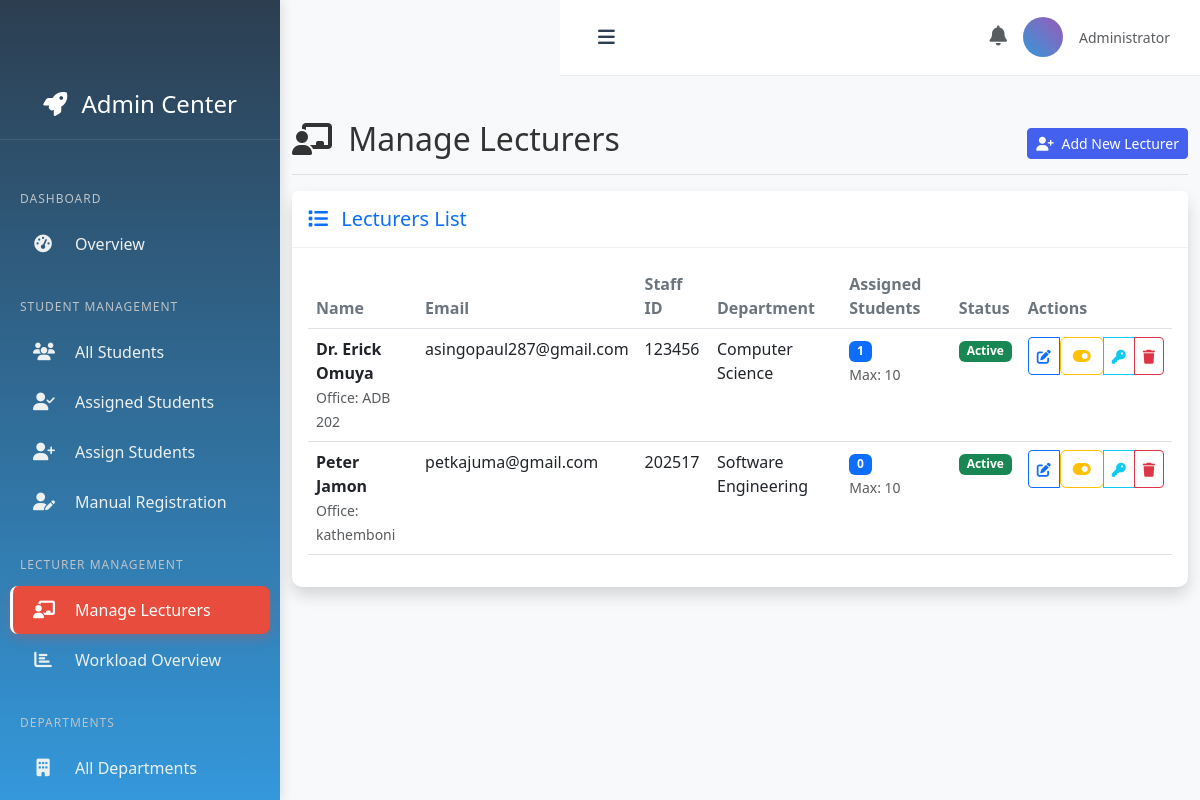
Screenshot of /attachments/admin/lecturers/ (signed in) with the database file from the repository.
### attachments/models.py (models this page shows, shortened)
class Lecturer(models.Model):
    user = models.OneToOneField(User, on_delete=models.CASCADE, related_name='attachment_lecturer')
    staff_id = models.CharField(max_length=20, unique=True)
    department = models.ForeignKey(Department, on_delete=models.CASCADE, related_name='attachment_lecturers')
    phone_number = models.CharField(max_length=15, blank=True)
    office_location = models.CharField(max_length=100, blank=True)
    is_active = models.BooleanField(default=True)
    max_students = models.IntegerField(default=10)
    created_at = models.DateTimeField(auto_now_add=True)
    updated_at = models.DateTimeField(auto_now=True)

class Department(models.Model):
    name = models.CharField(max_length=200)
    code = models.CharField(max_length=10, unique=True, blank=True, null=True)
    description = models.TextField(blank=True)
    university = models.CharField(max_length=200, default="Machakos University")
    created_at = models.DateTimeField(auto_now_add=True)

### accounts/models.py (models this page shows, shortened)
class CustomUser(AbstractUser):
    username = None  # Remove default username
    USER_TYPE_CHOICES = (
        (1, "Student"),
        (2, "Supervisor"),
        (3, "Lecturer"),
        (4, "Admin"),
    )
    user_type = models.PositiveSmallIntegerField(choices=USER_TYPE_CHOICES, default=1)
    email = models.EmailField(unique=True)
    student_id = models.CharField(max_length=20, unique=True, blank=True, null=True)
    year_of_study = models.PositiveSmallIntegerField(blank=True, null=True)
    university = models.CharField(max_length=200, blank=True, null=True)
    organization = models.CharField(max_length=200, blank=True, null=True)
    position = models.CharField(max_length=100, blank=True, null=True)
    supervisor_department = models.CharField(max_length=100, blank=True, null=True)
    department = models.ForeignKey('attachments.Department', on_delete=models.SET_NULL, null=True, blank=True)
    course = models.ForeignKey('attachments.Course', on_delete=models.SET_NULL, null=True, blank=True)
    profile_picture = models.ImageField(
        upload_to='profile_pictures/',
        null=True,
        blank=True,
        verbose_name='Profile Picture'
    )
    phone_number = models.CharField(
        max_length=20,
        blank=True,
        null=True,
        verbose_name='Phone Number'
    )
    dark_theme_enabled = models.BooleanField(
        default=False,
        verbose_name='Dark Theme Enabled'
    )
    notification_preferences = models.JSONField(
        default=dict,
        blank=True,
        verbose_name='Notification Preferences'
    )
    USERNAME_FIELD = 'email'
    REQUIRED_FIELDS = []  # Remove 'username' from required fields
    objects = CustomUserManager()
    def get_user_type_display(self):
        return dict(self.USER_TYPE_CHOICES).get(self.user_type, "Unknown")

### attachments/views.py (the view, shortened to what this page needs)
# urls.py: path('admin/lecturers/', views.manage_lecturers, name='manage_lecturers'),
@login_required
@user_passes_test(is_admin)
def manage_lecturers(request):
    departments = Department.objects.all()
    lecturers = Lecturer.objects.select_related('user', 'department').prefetch_related('assigned_students').all()
    context = {
        'departments': departments,
        'lecturers': lecturers,
    }
    return render(request, 'attachments/manage_lecturers.html', context)

### accounts/context_processors.py (called while the page is built)
def user_type(request):
    return {
        'user_type': request.user.user_type if request.user.is_authenticated else None,
        'user_type_display': request.user.get_user_type_display() if request.user.is_authenticated else None,
    }

### attachments/views.py (called while the page is built)
def is_admin(user):
    return user.is_authenticated and (user.is_superuser or getattr(user, 'user_type', None) == 4)

### attachments/templates/attachments/manage_lecturers.html (shortened to what this page needs)
{% extends 'admin_base.html' %}
{% load static %}
{% block content %}
<div class="container-fluid py-4">
    <div class="d-flex justify-content-between flex-wrap flex-md-nowrap align-items-center pt-3 pb-2 mb-3 border-bottom">
        <h1 class="h2">
            <i class="fas fa-chalkboard-teacher me-2"></i>
            Manage Lecturers
        </h1>
        <div class="btn-toolbar mb-2 mb-md-0">
            <button class="btn btn-sm btn-primary" data-bs-toggle="modal" data-bs-target="#addLecturerModal">
                <i class="fas fa-user-plus me-1"></i> Add New Lecturer
            </button>
        </div>
    </div>
    <div class="row">
        <div class="col-12">
            <div class="card shadow">
                <div class="card-header bg-white py-3">
                    <h5 class="m-0 font-weight-bold text-primary">
                        <i class="fas fa-list me-2"></i>
                        Lecturers List
                    </h5>
                </div>
                <div class="card-body">
                    {% if lecturers %}
                    <div class="table-responsive">
                        <table class="table table-hover" id="lecturersTable">
                            <thead>
                                <tr>
                                    <th>Name</th>
                                    <th>Email</th>
                                    <th>Staff ID</th>
                                    <th>Department</th>
                                    <th>Assigned Students</th>
                                    <th>Status</th>
                                    <th>Actions</th>
                                </tr>
                            </thead>
                            <tbody>
                                {% for lecturer in lecturers %}
                                <tr>
                                    <td>
                                        <strong>{{ lecturer.user.get_full_name }}</strong>
                                        <br>
                                        <small class="text-muted">Office: {{ lecturer.office_location|default:"Not specified" }}</small>
                                    </td>
                                    <td>{{ lecturer.user.email }}</td>
                                    <td>{{ lecturer.staff_id }}</td>
                                    <td>{{ lecturer.department.name }}</td>
                                    <td>
                                        <span class="badge bg-primary">{{ lecturer.assigned_students.count }}</span>
                                        <br>
                                        <small class="text-muted">Max: {{ lecturer.max_students }}</small>
                                    </td>
                                    <td>
                                        <span class="badge bg-{% if lecturer.is_active %}success{% else %}secondary{% endif %}">
                                            {% if lecturer.is_active %}Active{% else %}Inactive{% endif %}
                                        </span>
                                    </td>
                                    <td>
                                        <div class="btn-group btn-group-sm" role="group">
                                            <button class="btn btn-outline-primary"
                                                    data-bs-toggle="modal"
                                                    data-bs-target="#editLecturerModal"
                                                    data-lecturer-id="{{ lecturer.id }}"
                                                    data-full-name="{{ lecturer.user.get_full_name }}"
                                                    data-email="{{ lecturer.user.email }}"
                                                    data-staff-id="{{ lecturer.staff_id }}"
                                                    data-department="{{ lecturer.department.id }}"
                                                    data-phone="{{ lecturer.phone_number }}"
                                                    data-office="{{ lecturer.office_location }}"
                                                    data-max-students="{{ lecturer.max_students }}"
                                                    data-is-active="{{ lecturer.is_active }}"
                                                    title="Edit Lecturer">
                                                <i class="fas fa-edit"></i>
                                            </button>
                                            <form method="post" action="{% url 'attachments:toggle_lecturer' lecturer.id %}" class="d-inline">
                                                <button type="submit" class="btn btn-{% if lecturer.is_active %}outline-warning{% else %}outline-success{% endif %}"
                                                        title="{% if lecturer.is_active %}Deactivate{% else %}Activate{% endif %} Lecturer">
                                                    <i class="fas fa-{% if lecturer.is_active %}toggle-on{% else %}toggle-off{% endif %}"></i>
                                                </button>
                                            </form>
                                            <button class="btn btn-outline-info"
                                                    onclick="resetLecturerPassword({{ lecturer.id }}, '{{ lecturer.user.get_full_name }}')"
                                                    title="Reset Password">
                                                <i class="fas fa-key"></i>
                                            </button>
                                            <button type="button" class="btn btn-outline-danger"
                                                    onclick="confirmDelete({{ lecturer.id }}, '{{ lecturer.user.get_full_name }}', {{ lecturer.assigned_students.count }})"
                                                    title="Delete Lecturer">
                                                <i class="fas fa-trash"></i>
                                            </button>
                                        </div>
                                    </td>
                                </tr>
                                {% endfor %}
                            </tbody>
                        </table>
                    </div>
                    {% endif %}
                </div>
            </div>
        </div>
    </div>
</div>
{% endblock %}

### static/css/style.css (style rules this page uses)
:root { --primary: #4361ee; --secondary: #3f37c9; --success: #4cc9f0; --info: #4895ef; --warning: #f72585; --danger: #e63946; --light: #f8f9fa; --dark: #212529; --gray: #6c757d; }
body { font-family: 'Segoe UI', Tahoma, Geneva, Verdana, sans-serif; background-color: #f5f7fb; color: #333; }
.card { border: none; border-radius: 10px; box-shadow: 0 4px 20px rgba(0, 0, 0, 0.05); transition: transform 0.3s, box-shadow 0.3s; }
.card-header { background: white; border-bottom: 1px solid rgba(0, 0, 0, 0.05); font-weight: 600; }
.btn-primary { background-color: var(--primary); border-color: var(--primary); }
.table th { border-top: none; font-weight: 600; color: var(--gray); }

### attachments/templates/attachments/manage_lecturers.html (style rules this page uses)
.table th { border-top: none; font-weight: 600; }
.card { border: none; box-shadow: 0 0.15rem 1.75rem 0 rgba(58, 59, 69, 0.15); }
.btn-group-sm > .btn { padding: 0.25rem 0.5rem; font-size: 0.875rem; }

### rows the page displays
Lecturer: user.get_full_name "Dr. Erick Omuya", office_location "ADB 202", user.email "asingopaul287@gmail.com", staff_id "123456", department.name "Computer Science", assigned_students.count "1", max_students "10", is_active "Active"
Lecturer: user.get_full_name "Peter Jamon", office_location "kathemboni", user.email "petkajuma@gmail.com", staff_id "202517", department.name "Software Engineering", assigned_students.count "0", max_students "10", is_active "Active"
